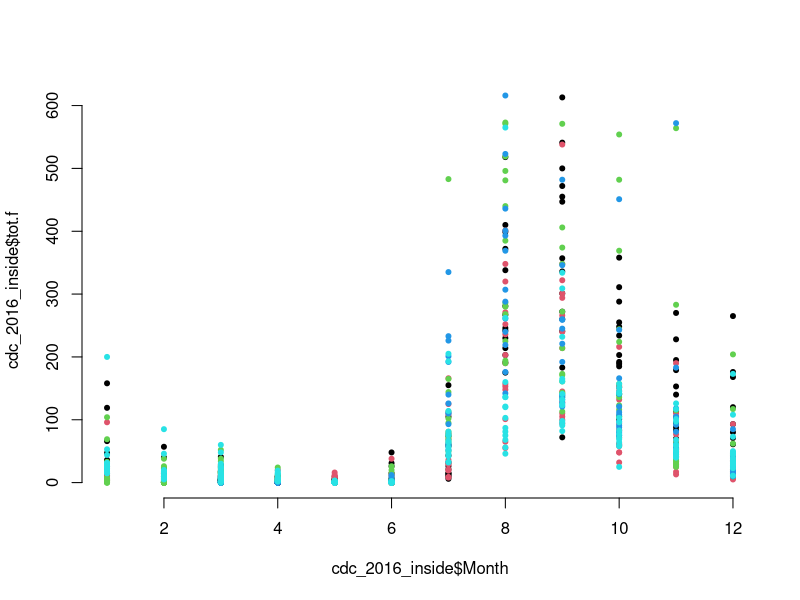
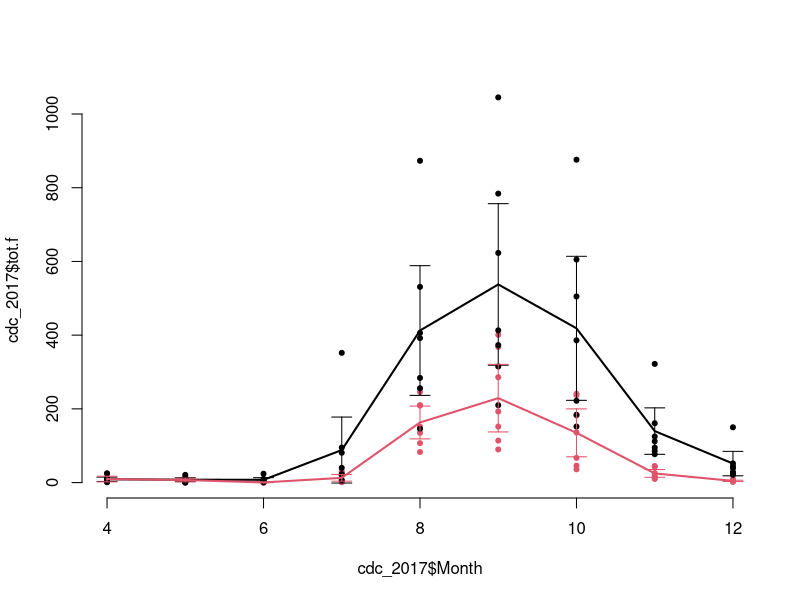

Write the R code that produced these figures, in order. (Note: this script raises an error after producing the figures.)
################################################################################
## This is a test script to examine the trap data for the mali 2016-17 trial
## and find out how to clean it
################################################################################
library(dplyr)
setwd("~/GitHub/atsb_working_code/")
cdc_2016_inside <- read.csv("Data Synopsis  catches 2016/CDC 2016 inside-Table 1.csv")
cdc_2016_periphery <- read.csv("Data Synopsis  catches 2016/CDC 2016 periphery-Table 1.csv")
malaise_2016_inside <- read.csv("Data Synopsis  catches 2016/Malaise 2016 inside-Table 1.csv")
malaise_2016_periphery <- read.csv("Data Synopsis  catches 2016/Malaise 2016 periphery-Table 1.csv")
psc_2016 <- read.csv("Data Synopsis  catches 2016/PSC 2016-Table 1.csv")

cdc_2016_inside[,-c(19:21)] |>
  filter(!is.na(year)) -> cdc_2016_inside
cdc_2016_periphery[1:204,-c(19:21)] |>
  filter(!is.na(year)) -> cdc_2016_periphery
malaise_2016_inside[,-c(19:21)] |>
  filter(!is.na(year)) -> malaise_2016_inside
malaise_2016_periphery[1:170,-c(19:21)][-c(171:184),] |>
  filter(!is.na(year)) -> malaise_2016_periphery
psc_2016[,-c(19:21)] |>
  filter(!is.na(year)) -> psc_2016

cdc_2017 <- read.csv("DB CDC Malaise PSC catches 2017/CDC-Table 1.csv")
malaise_2017 <- read.csv("DB CDC Malaise PSC catches 2017/Malaise-Table 1.csv")
psc_2017 <- read.csv("DB CDC Malaise PSC catches 2017/PSC-Table 1.csv")
psc_2017 |>
  filter(!is.na(Month)) -> psc_2017
# check data is okay 
table(cdc_2016_inside$Month)
table(cdc_2016_periphery$Month)
table(malaise_2016_inside$Month)
table(cdc_2017$Month)

# visualise
plot(cdc_2016_inside$Month, cdc_2016_inside$tot.f, pch=20, frame.plot = F)
points(cdc_2016_periphery$Month, cdc_2016_periphery$tot.f, pch=20, col=2)
points(malaise_2016_inside$Month, malaise_2016_inside$tot.f, pch = 20, col=3)
points(malaise_2016_periphery$Month, malaise_2016_periphery$tot.f, pch=20, col=4)
points(psc_2016$Month, psc_2016$tot.f, pch=20, col=5)

plot(cdc_2017$Month, cdc_2017$tot.f, pch=20, frame.plot = F, col=as.factor(cdc_2017$Experimental.or.control))
cdc_2017 |>
  group_by(Month, Experimental.or.control) |>
  summarise(Mean=mean(tot.f),CI=1.96*sd(tot.f)/sqrt(n())) |>
  filter(Experimental.or.control=="Con.") -> cdc_2017_con
lines(cdc_2017_con$Month, cdc_2017_con$Mean, lwd=2, col=1)
arrows(cdc_2017_con$Month, 
       cdc_2017_con$Mean-cdc_2017_con$CI,
       cdc_2017_con$Month,
       cdc_2017_con$Mean+cdc_2017_con$CI,
       angle = 90,
       code = 3,
       length = 0.1, 
       col=1)
cdc_2017 |>
  group_by(Month, Experimental.or.control) |>
  summarise(Mean=mean(tot.f),CI=1.96*sd(tot.f)/sqrt(n())) |>
  filter(Experimental.or.control=="Exp.") -> cdc_2017_exp
lines(cdc_2017_exp$Month, cdc_2017_exp$Mean, lwd=2, col=2)
arrows(cdc_2017_exp$Month, 
       cdc_2017_exp$Mean-cdc_2017_exp$CI,
       cdc_2017_exp$Month,
       cdc_2017_exp$Mean+cdc_2017_exp$CI,
       angle = 90,
       code = 3,
       length = 0.1, 
       col=2)

cdc_2017 |>
  filter(Month > 5) |>
  mutate(Date=paste0(Date, "_", Month, "_2016")) |>
  mutate(Date=parse_date_time(Date, "dmy")) -> cdc_2017
plot(rep(2017,nrow(cdc_2017)), cdc_2017$tot.f, pch=20, frame.plot = F, col=as.factor(cdc_2017$Experimental.or.control))
cdc_2017 |>
  group_by(Experimental.or.control) |>
  summarise(Mean=mean(tot.f),CI=1.96*sd(tot.f)/sqrt(n())) |>
  filter(Experimental.or.control=="Con.") -> cdc_2017_con
arrows(2017, 
       cdc_2017_con$Mean-cdc_2017_con$CI,
       2017,
       cdc_2017_con$Mean+cdc_2017_con$CI,
       angle = 90,
       code = 3,
       length = 0.1, 
       col=1)
cdc_2017 |>
  group_by(Experimental.or.control) |>
  summarise(Mean=mean(tot.f),CI=1.96*sd(tot.f)/sqrt(n())) |>
  filter(Experimental.or.control=="Exp.") -> cdc_2017_exp
arrows(2017, 
       cdc_2017_exp$Mean-cdc_2017_exp$CI,
       2017,
       cdc_2017_exp$Mean+cdc_2017_exp$CI,
       angle = 90,
       code = 3,
       length = 0.1, 
       col=2)
points(malaise_2017$Month, malaise_2017$tot.f, pch=20, col=as.factor(malaise_2017$Experimental.or.control))
points(psc_2017$Month, psc_2017$tot.f, pch=20, col=as.factor(psc_2017$Experimental.or.control))


# glms
cdc_2017$Vilage <- as.factor(cdc_2017$Vilage)
cdc_2017$Date <- as.factor(cdc_2017$Date)
cdc_2017$Month <- as.factor(cdc_2017$Month)
fit <- glmer.nb(tot.f ~ as.factor(Experimental.or.control) + (1|Date), data = cdc_2017) 
summary(fit)
exp(2.6698+3.44-1.205)
rho1_2 <- vcov(fit)[1,2]/(sqrt(vcov(fit)[1,1])*sqrt(vcov(fit)[2,2]))
sigma1_2 <-  sqrt(vcov(fit)[1,1] + vcov(fit)[2,2] + 2 * rho1_2 *(sqrt(vcov(fit)[1,1]) *(sqrt(vcov(fit)[2,2]))))


glmer.nb(tot.f ~ as.factor(Experimental.or.control) + (1|Vilage) + (1|Month), data = cdc_2017) |>
  summary()
exp(5.2250)

fit <- glm.nb(tot.f ~ as.factor(Experimental.or.control), data = malaise_2017) 
summary(fit)
exp(4.8845)
